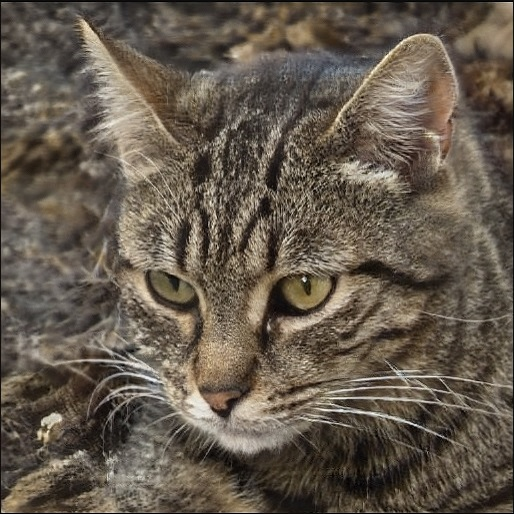
//> input picture instaCV/instaCV/img/cat.jpg, 514 x 514 px; its folder holds 4 pictures in this run
$ ./Origem   (built with g++ and OpenCV 4)
//> lines starting //> are read from the running program, lines starting //| are printed output that depends on the picture; after the words box and inside, x2 and y2 are one past the last pixel; in counts of white or black regions, pixels touching at a corner belong together
/*

Processamento Gr醘ico
Autor: Ruana Boeira Soares
Processamento Gr醘ico.

Nome Projeto: InstaCV
13/06/2022

*/

#include "opencv2/core.hpp"
#include "opencv2/imgproc.hpp"
#include "opencv2/highgui.hpp"
#include "opencv2/videoio.hpp"
#include <opencv2/photo.hpp>
#include <iostream>
#include <vector>
#include <string>
#include <filesystem>
#include <windows.h>
#include <ctime>
#include <time.h>


using namespace cv;
using namespace std;
unsigned seed = time(0);

using std::filesystem::directory_iterator;

void drawText(Mat& image);

string carregaImagem();

string carregaImagemStickers();

void overlayImage(Mat* src, Mat* overlay, const Point& location);

void mouseCallback(int evt, int x, int y, int flags, void* param);

void interpolation(uchar* lut, float* curve, float* originalValue);

void on_trackbar(int, void*);
int g_slider; //slider video
int g_slider_max; //slider video


enum mouseEvents {NONE, LEFTBUTTON_DOWN};
int mouseEvent = LEFTBUTTON_DOWN;
int mousex, mousey;
Mat imgOriginal, imgCinza, imgEdge, imgChange, sticker;

void menu();


int main(int argc, char** argv)
{


    // Menu

    menu();


    //chamada da fun玢o para ler a imagem original
    imgOriginal = imread("img/" + carregaImagem());
//> the answer given: img/cat.jpg
//> imgOriginal is the input picture: 514 rows x 514 cols, CV_8UC3; mean B, G, R 77.2, 89.9, 100.3

    //Verifica se n鉶 tem erros ao ler a imagem
    if (!imgOriginal.data)
    {
        cout << "Erro ao carregar imagem" << endl;
        return -1;
    }
    //Ajusta o tamanho da imagem original
    resize(imgOriginal, imgOriginal, Size(1024, 700), 1.0, 1.0);
//> imgOriginal: 700 rows x 1024 cols, CV_8UC3

    // Criando uma janela
    namedWindow("InstaCV", WINDOW_AUTOSIZE);

    //Ajustando o tamanho da janela
    resizeWindow("InstaCV", 800, 573);


    //Criando uma track bar para mudar o brilho brightness
    int iSliderValue1 = 50;
    createTrackbar("Brilho", "InstaCV", &iSliderValue1, 100);

    //Criando track bar parar mudar o contraste
    int iSliderValue2 = 50;
    createTrackbar("Contraste", "InstaCV", &iSliderValue2, 100);


    while (true)

    {

        int iBrightness = iSliderValue1 - 50;
        double dContrast = iSliderValue2 / 50.0;
        imgOriginal.convertTo(imgChange, -1, dContrast, iBrightness);


        // Redimencionando a imagem
        resize(imgChange, imgChange, Size(), 0.8, 0.8);

        //chamada da fun玢o para mostrar a imagem com as altera珲es aplicadas.
        imshow("InstaCV", imgChange);


        /*
        Fun珲es de intera玢o com o usu醨io via teclado
        */

        int iKey = (char)cv::waitKey(10);
//> the key '0' is pressed


        //ESC
        if (iKey == 27)
        {
            return -1;
        }


        //Blur
        if (iKey == 'B') {

            while (true) {
                GaussianBlur(imgOriginal, imgOriginal, Size(45, 45), 0, 0);
                break;
            }

        }

        // Canny
        if (iKey == 'C') {
            while (true) {
                cvtColor(imgOriginal, imgOriginal, COLOR_BGR2GRAY);
                Canny(imgOriginal, imgOriginal, 50, 130);
                break;
            }

        }

        //Sobel
        if (iKey == 'D') {

            while (true) {

                Mat grad_x, grad_y;

                //16bits
                Sobel(imgOriginal, grad_x, CV_16S, 1, 0, 1, 1, 0, BORDER_DEFAULT);
                Sobel(imgOriginal, grad_y, CV_16S, 0, 1, 1, 1, 0, BORDER_DEFAULT);

                Mat abs_grad_x, abs_grad_y;

                //Convertendo para o CV_8U 8bits

                convertScaleAbs(grad_x, abs_grad_x);
                convertScaleAbs(grad_y, abs_grad_y);

                addWeighted(abs_grad_x, 0.5, abs_grad_y, 0.5, 0, imgOriginal);

                break;

            }
        }

        //Escrever
        if (iKey == 'E') {
            while (true) {
                drawText(imgOriginal);
                break;
            }

        }

        //Dilatacao
        if (iKey == 'F') {
            while (true) {

                Mat kernel = getStructuringElement(MORPH_RECT, Size(5, 5));
                dilate(imgOriginal, imgOriginal, kernel);

                break;
            }

        }

        // Convers鉶 para Grayscale
        if (iKey == 'G') {
            while (true) {
                cvtColor(imgOriginal, imgOriginal, COLOR_BGR2GRAY);
                break;
            }

        }

        //Erosao
        if (iKey == 'H') {
            while (true) {
                Mat kernel = getStructuringElement(MORPH_RECT, Size(5, 5));
                erode(imgOriginal, imgOriginal, kernel);
                break;
            }
        }

        //Mouse CallBack - Sticker - charuto
        if (iKey == 'I') {

            sticker = imread("stickers/charuto.png", IMREAD_UNCHANGED);

            resize(sticker, sticker, Size(), 0.1, 0.1);
            cvtColor(imgOriginal, imgOriginal, COLOR_BGR2BGRA);

            setMouseCallback("InstaCV", mouseCallback, NULL);


        }

        //Mouse CallBack - Sticker - oculos
        if (iKey == 'J') {

            sticker = imread("stickers/oculos.png", IMREAD_UNCHANGED);

            resize(sticker, sticker, Size(), 0.4, 0.4);
            cvtColor(imgOriginal, imgOriginal, COLOR_BGR2BGRA);

            setMouseCallback("InstaCV", mouseCallback, NULL);


        }

        //Mouse CallBack - Sticker Nariz
        if (iKey == 'M') {

            sticker = imread("stickers/narizinho.png", IMREAD_UNCHANGED);

            resize(sticker, sticker, Size(), 0.2, 0.2);
            cvtColor(imgOriginal, imgOriginal, COLOR_BGR2BGRA);

            setMouseCallback("InstaCV", mouseCallback, NULL);


        }

        // Coloca sticker com overlayImage - coordenadas via teclado
        if (iKey == 'O') {

            Mat sticker2 = imread("stickers/" + carregaImagemStickers(), IMREAD_UNCHANGED);


                resize(sticker2, sticker2, Size(), 0.2, 0.2);

                cvtColor(imgOriginal, imgOriginal, COLOR_BGR2BGRA); //converte para 4 canais

                    int x, y;

                    cout << "Valor da coordenada x: ";
                    cin >> x;
                    cout << "valor da coordenada y: ";
                    cin >> y;

                overlayImage(&imgOriginal, &sticker2, Point(x, y));

        }

        //Coloca sticker com coordenada via input - NARIZ
        if (iKey == 'R') {

            sticker = imread("stickers/narizinho.png");

            int x = 0;
            int y = 0;

            cout << "Digite a coordenada X do ponto: ";
            cin >> x;
            cout << "Digite a coordenada Y do ponto: ";
            cin >> y;


            for (;;) {

                // valor inicial, valorinicial + tam da imagem, matriz igual
                //erro encontrado: aviso libpng: iCCP: perfil sRGB incorreto conhecido
                //namedWindow("Sticker", WINDOW_AUTOSIZE);
                //imshow("Sticker", sticker);
                resize(sticker, sticker, Size(), 0.2, 0.2);
                //cvtColor(imgOriginal, imgOriginal, COLOR_BGR2BGRA);
                sticker.copyTo(imgOriginal.rowRange(x, x + sticker.cols).colRange(y, y + sticker.rows));
                break;
            }
        }

        // Salvar Imagem
        if (iKey == 'S') {


            string newNameImg = "";

            cout << "Digite o nome da nova imagem para salvar: ";

            getline(cin, newNameImg);

            while(true) {
                bool isSalvo = imwrite("/Users/ruanabs/Desktop/Ruana/ProcessamentoGrafico/GB/ProcessamentoGrafico/instaCV/instaCV/img/salvo" + newNameImg + ".jpg", imgChange);
                if (isSalvo == false) {
                    cout << "erro ao salvar imagem" << endl;
                    cin.get(); //espera por um chave key
                    return -1;
                }
                cout << "Imagem salva com sucesso" << endl;

                namedWindow("Imagem Salva", WINDOW_AUTOSIZE);
                imshow("Imagem Salva", imgChange);

                break;

            }


        }

        // Execucao de video manipulacao do trackbar
        if (iKey == 'V') {

            VideoCapture videoCapture("/Users/ruanabs/Desktop/Ruana/ProcessamentoGrafico/GB/ProcessamentoGrafico/instaCV/instaCV/video/resident7.mp4");
            Mat edges;

            if (!videoCapture.isOpened()) {
                cout << "Erro ao carregar o video" << endl;
                return -1;
            }

            //set
            g_slider = 0;
            g_slider_max = 255;

            namedWindow("Whatching Resident Evil 7", WINDOW_NORMAL);
            createTrackbar("Filter", "Whatching Resident Evil 7", &g_slider, g_slider_max, on_trackbar);


            while (1) {

                Mat frame;

                videoCapture >> frame;

                cvtColor(frame, edges, COLOR_BGR2GRAY);
                GaussianBlur(edges, edges, Size(7, 7), 1.5, 1.5);
                Canny(edges, edges, g_slider, 30, 3);
                imshow("edges", edges);


                if (frame.empty()) {
                    break;
                }


                imshow("Whatching Resident Evil 7", frame);

                //ESC parar video
                char c = (char)waitKey(25);
                if (c == 27) {
                    break;
                }
            }


            videoCapture.release();


        }

        // Salvando um Frame
        if (iKey == 'X') {


            VideoCapture videoCapture("/Users/ruanabs/Desktop/Ruana/ProcessamentoGrafico/GB/ProcessamentoGrafico/instaCV/instaCV/video/resident7.mp4");


            if (!videoCapture.isOpened()) {
                cout << "Erro ao carregar o video" << endl;
                return -1;
            }

            int frame_width = int(videoCapture.get(3));
            int frame_height = int(videoCapture.get(4));

            int size = (frame_width, frame_height);

            string text;

            cout << "Digite o nome para salvar: ";
            cin >> text;

            VideoWriter video("/Users/ruanabs/Desktop/Ruana/ProcessamentoGrafico/GB/ProcessamentoGrafico/instaCV/instaCV/video/"+ text + ".avi", cv::VideoWriter::fourcc('M', 'J', 'P', 'G'), 10, Size(frame_width, frame_height));


            while (true) {

                Mat frame;

                videoCapture >> frame;


                if (frame.empty()) {
                    break;
                }

                video.write(frame);


            }


        }

        //Uniao de duas imagens
        if (iKey == 'W') {

            // Leitura da imagem original
            //"img/" + carregaImagem()
            Mat src = imread("img/" + carregaImagem());
            Mat dois = imread("img/" + carregaImagem());
            resize(src, src, Size(400,400), 0.5, 0.5);
            resize(dois, dois, Size(400,400), 0.5, 0.5);
            Mat uniao;

            /*Uni鉶 de duas imagens na mesma janela.*/
            cv::hconcat(src, dois, uniao);
            imgOriginal = uniao;

        }


        /*Filtros integram*/

        //Retira o ruido da imagem
        if (iKey == '0') {

            Mat output;

            int kernelSize = 5;

            Mat kernel = Mat::ones(kernelSize, kernelSize, CV_32F);
            kernel = kernel / (float)(kernelSize * kernelSize);

            filter2D(imgOriginal, output, -1, kernel, Point(-1, -1), 0, BORDER_DEFAULT);
//> the key '1' is pressed

            imgOriginal = output;


        }

        //Cartoon
        if (iKey == '1') {


            //Converte para cinza
            cvtColor(imgOriginal, imgCinza, COLOR_BGR2GRAY);


            ////aplica blur
            GaussianBlur(imgCinza, imgCinza, Size(5, 5), 0);

            Laplacian(imgCinza, imgEdge, -1, 5);
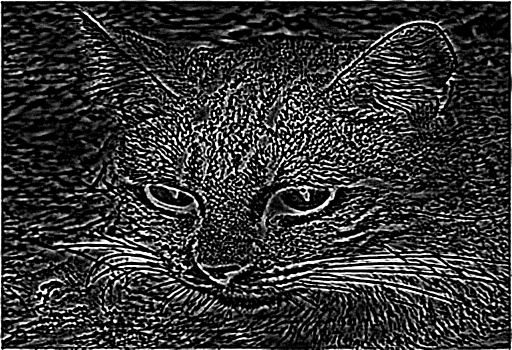
//> imgEdge: 700 rows x 1024 cols, CV_8UC1 (shown at 1/2 size); min 0, max 255, mean 52.8

            convertScaleAbs(imgEdge, imgEdge);

            //inverte a imagem
            imgEdge = 255 - imgEdge;

            threshold(imgEdge, imgEdge, 150, 255, THRESH_BINARY);
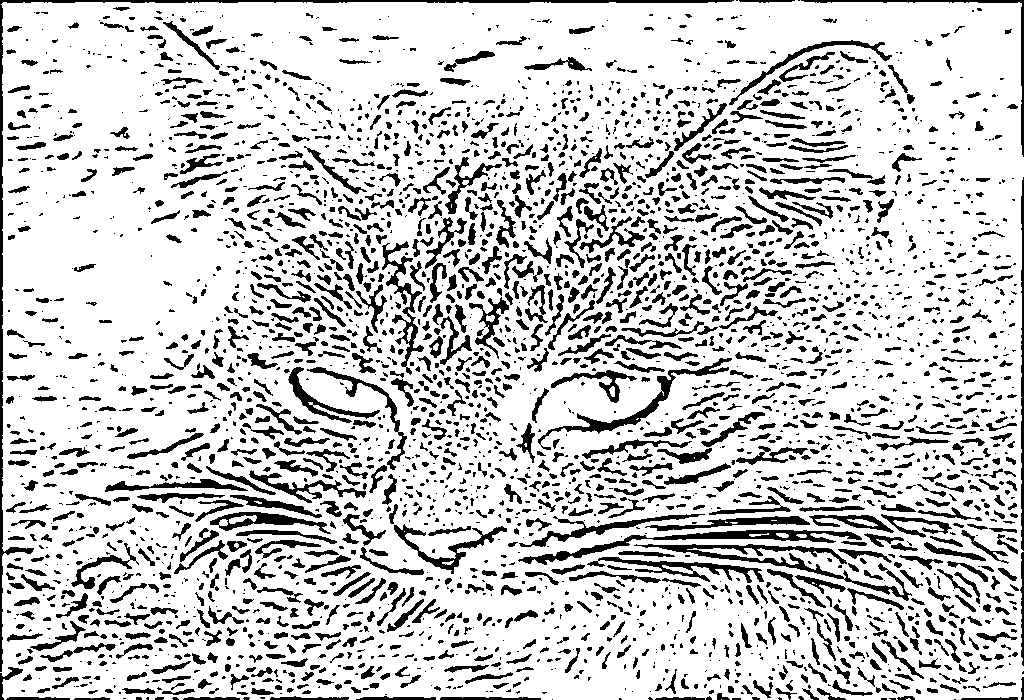
//> imgEdge: 700 rows x 1024 cols, CV_8UC1; 79.7% white; 3322 black regions (1763 under 20 px), largest, box (x1, y1, x2, y2) and area: (0, 0, 734, 672) 3811, (634, 544, 912, 601) 2151, (518, 530, 862, 565) 2089

            Mat edgePreservingImage;
            edgePreservingFilter(imgOriginal, edgePreservingImage, 2, 50, 0.4);
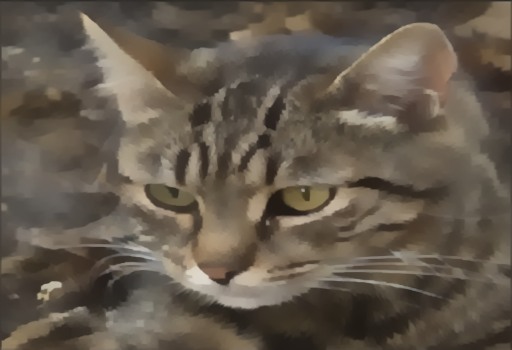
//> edgePreservingImage: 700 rows x 1024 cols, CV_8UC3 (shown at 1/2 size); mean B, G, R 76.9, 89.6, 100

            //output;
            imgOriginal = Scalar::all(0);

            cv::bitwise_and(edgePreservingImage, edgePreservingImage, imgOriginal, imgEdge);
//> the key '2' is pressed


        }

        //Pencil
        if (iKey == '2') {

            cvtColor(imgOriginal, imgCinza, COLOR_BGR2GRAY);
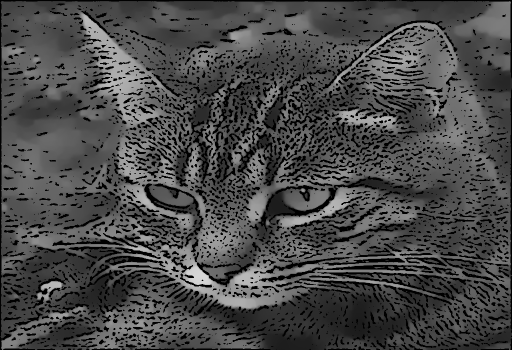
//> imgCinza: 700 rows x 1024 cols, CV_8UC1 (shown at 1/2 size); min 0, max 215, mean 73.7

            Mat grayImageInv = 255 - imgCinza;

            GaussianBlur(grayImageInv, grayImageInv, Size(21, 21), 0);
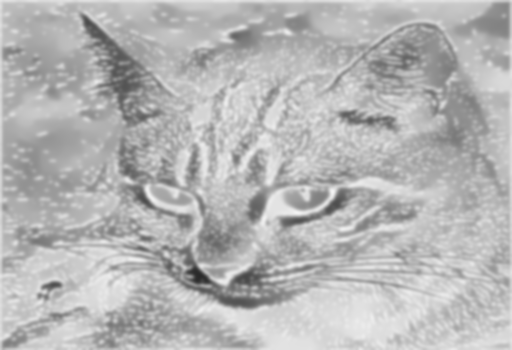
//> grayImageInv: 700 rows x 1024 cols, CV_8UC1 (shown at 1/2 size); min 41, max 244, mean 181.2

            divide(imgCinza, 255 - grayImageInv, imgOriginal, 256.0);
//> imgOriginal: 700 rows x 1024 cols, CV_8UC1
//> `resize(imgChange, imgChange, Size(), 0.8, 0.8);`:
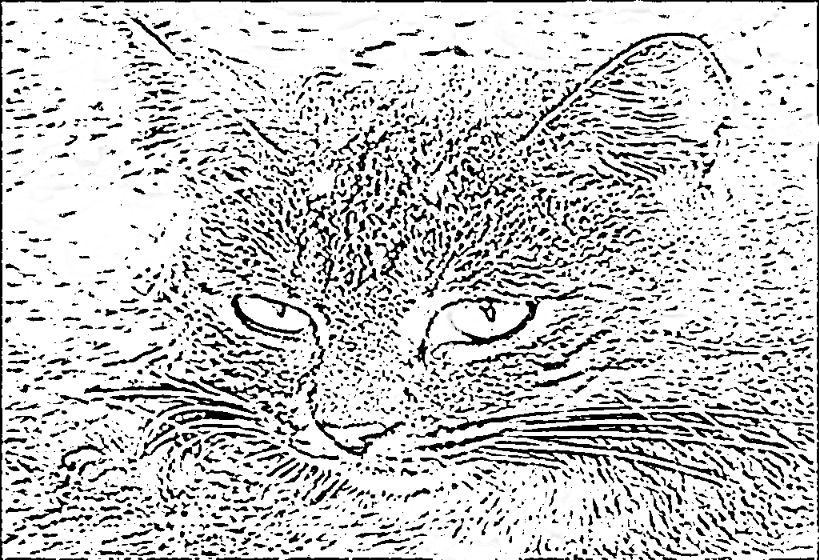
//> imgChange: 560 rows x 819 cols, CV_8UC1; min 0, max 255, mean 203.2
//> the Esc key is pressed
//> (the run ends here: the program exits with an error code, at `return -1;`)
